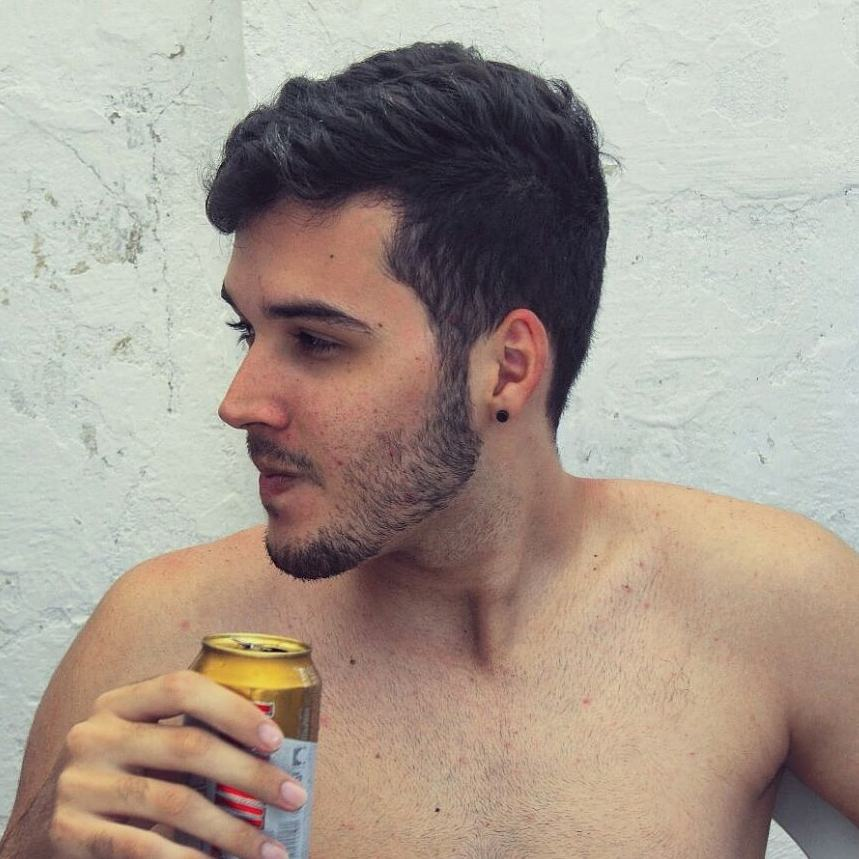
#> input picture input/eu.jpeg, 859 x 859 px
$ python -i Edge_detection.py   (imports and definitions only)   (older library calls are emulated)
#> lines starting #> are read from the running program, lines starting #| are printed output that depends on the picture
#> further down, picture is the input picture: shape (859, 859, 3); mean B, G, R 144.4, 155.4, 168
# Formally, edge detection embodies mathematical methods to find points in an image where the
# brightness of pixel intensities changes distinctly.

import cv2
import numpy as np

def edge_detect(image,fator_de_reduc=1) :

#> called with fator_de_reduc = 1
    img_redim = cv2.resize(image, None, fx = 1/fator_de_reduc, fy = 1/fator_de_reduc, interpolation = cv2.INTER_AREA)

    img_redim = cv2.cvtColor(img_redim, cv2.COLOR_BGR2GRAY)
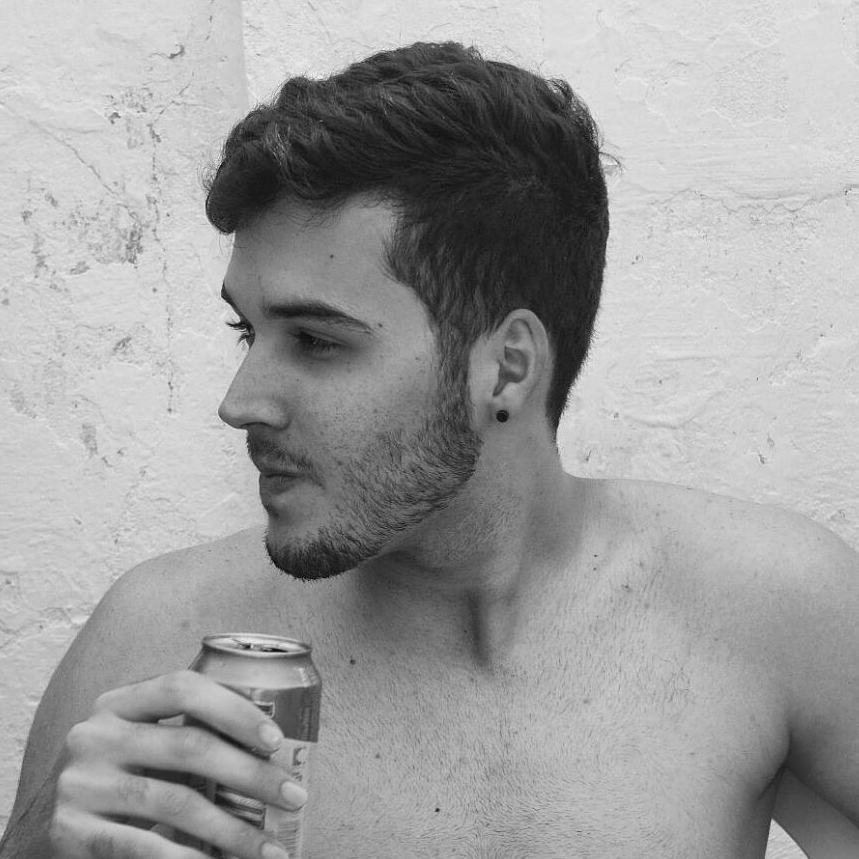
#> img_redim: shape (859, 859); min 1, max 253, mean 157.9
    cv2.imshow("Original", image)


    # [25 lines of commented-out code are left out]
    image = cv2.GaussianBlur(image, (5, 5), 0)
    cv2.imshow("Blurred", img_redim)
    canny = cv2.Canny(img_redim, 30, 150)
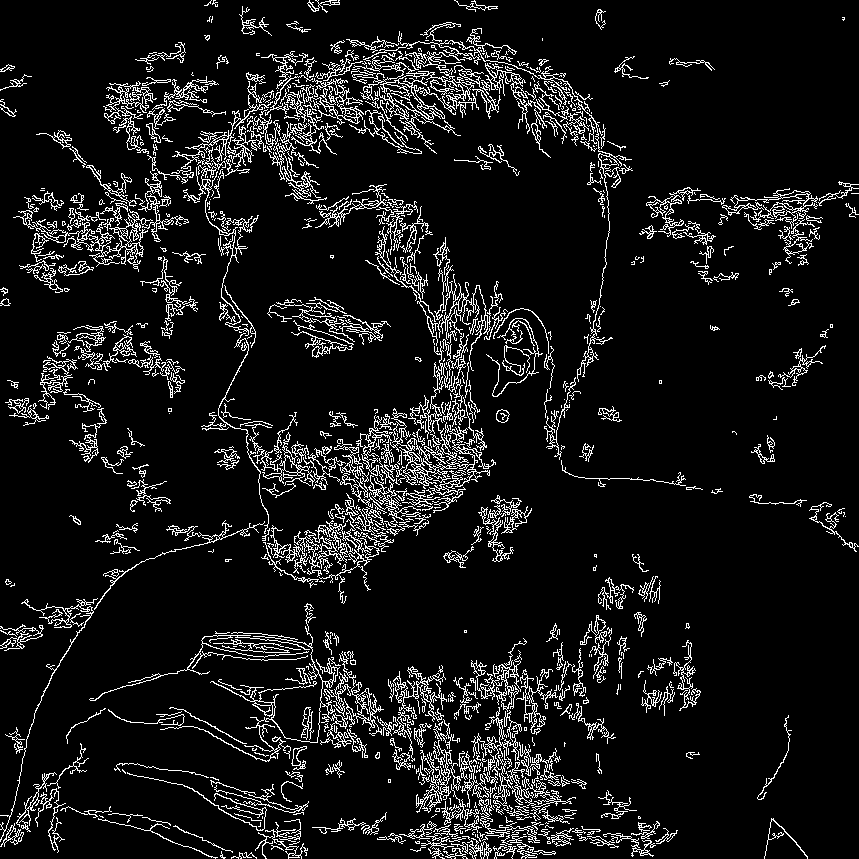
#> canny: shape (859, 859); 8.8% white in thin lines or dots
    # values below 30 are considered non-edges whereas any values above 150 are considered edges.
    cv2.imshow("Canny", canny)
    cv2.waitKey(0)
    aux_img = canny
    aux_name = 'Canny'


    k = cv2.waitKey(0)
#> (key Esc is pressed here)
    if k == 27:         # wait for ESC key to exit
        cv2.destroyAllWindows()
    elif k == ord('s'): # wait for 's' key to save and exit
        cv2.imwrite('output/Edge_detect_{}.png'.format(aux_name),aux_img)

>>> import cv2
>>> picture = cv2.imread('../input/eu.jpeg')
>>> result = edge_detect(picture)

$ run again, on input/mao.jpeg
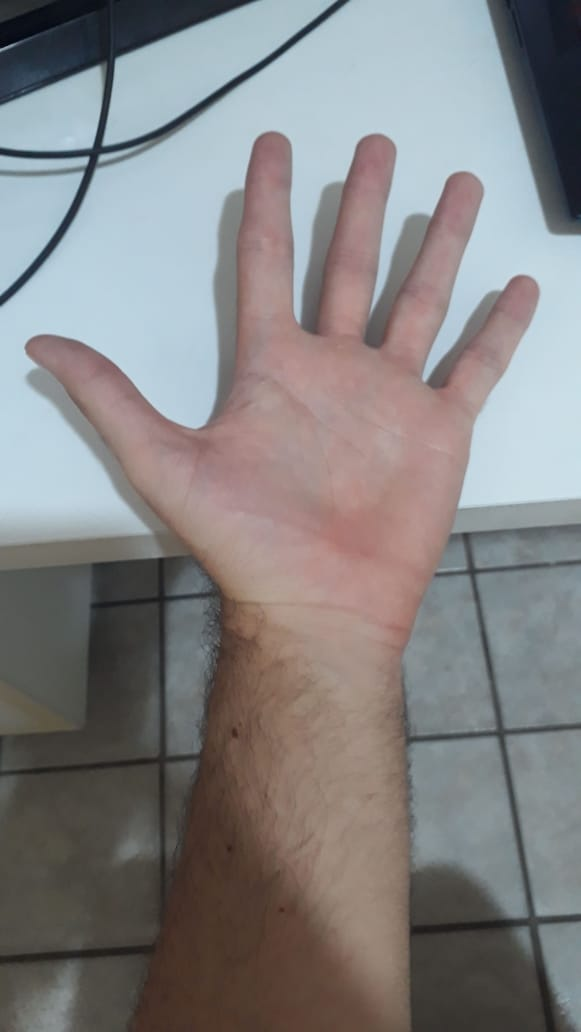
#> input picture input/mao.jpeg, 581 x 1032 px
#> picture is the input picture: shape (1032, 581, 3); mean B, G, R 130.6, 130.1, 131.8
#> in edge_detect, `img_redim = cv2.cvtColor(img_redim, cv2.COLOR_BGR2GRAY)`:
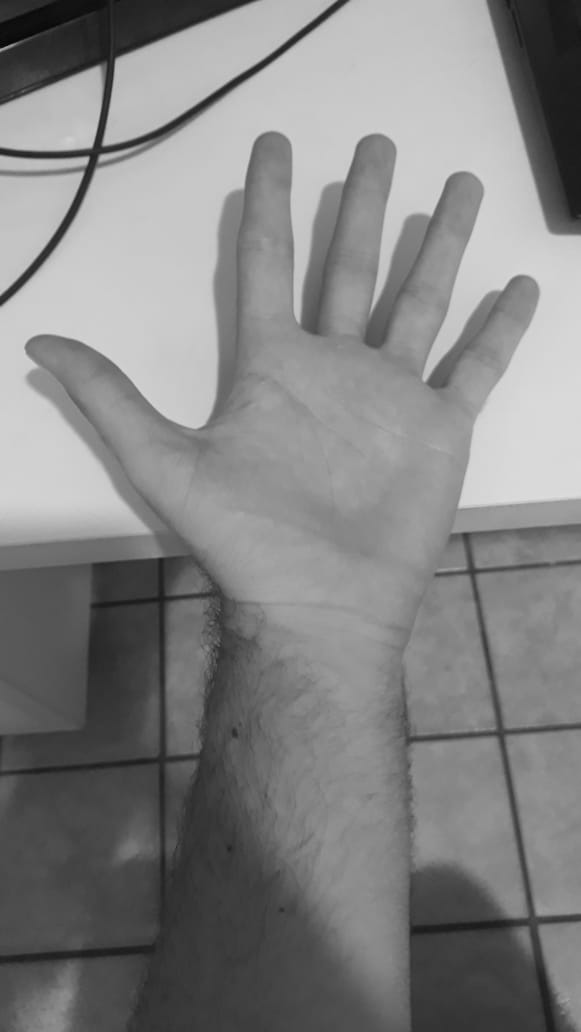
#> img_redim: shape (1032, 581); min 2, max 223, mean 130.7
#> in edge_detect, `canny = cv2.Canny(img_redim, 30, 150)`:
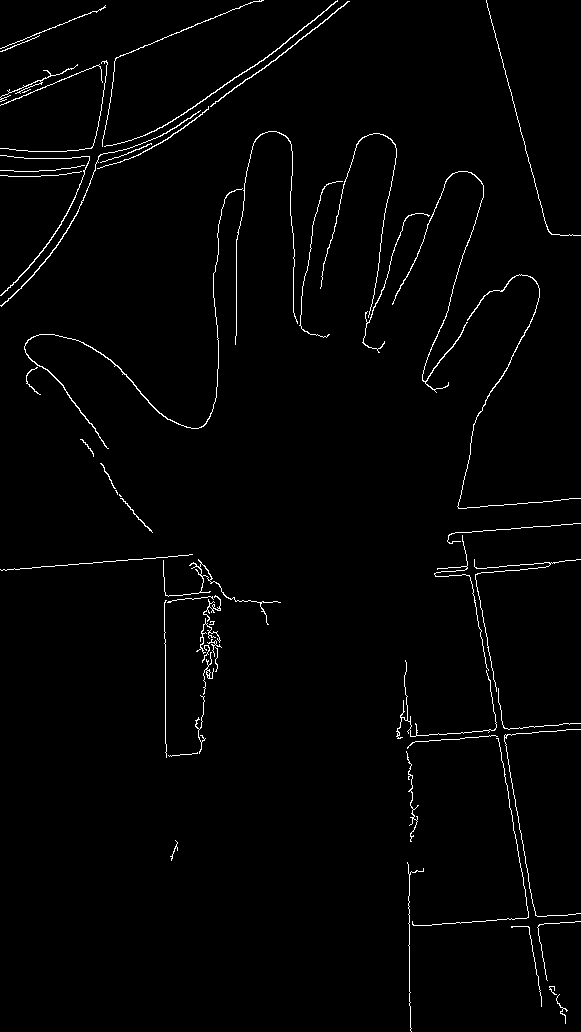
#> canny: shape (1032, 581); 1.7% white in thin lines or dots

$ run again, on input/moedas.jpeg
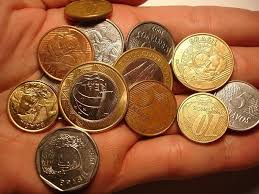
#> input picture input/moedas.jpeg, 259 x 194 px
#> picture is the input picture: shape (194, 259, 3); mean B, G, R 57.6, 95.5, 152.8
#> in edge_detect, `img_redim = cv2.cvtColor(img_redim, cv2.COLOR_BGR2GRAY)`:
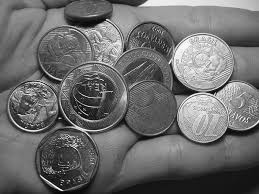
#> img_redim: shape (194, 259); min 4, max 251, mean 108.3
#> in edge_detect, `canny = cv2.Canny(img_redim, 30, 150)`:
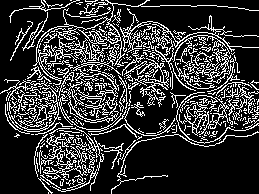
#> canny: shape (194, 259); 21% white in thin lines or dots
